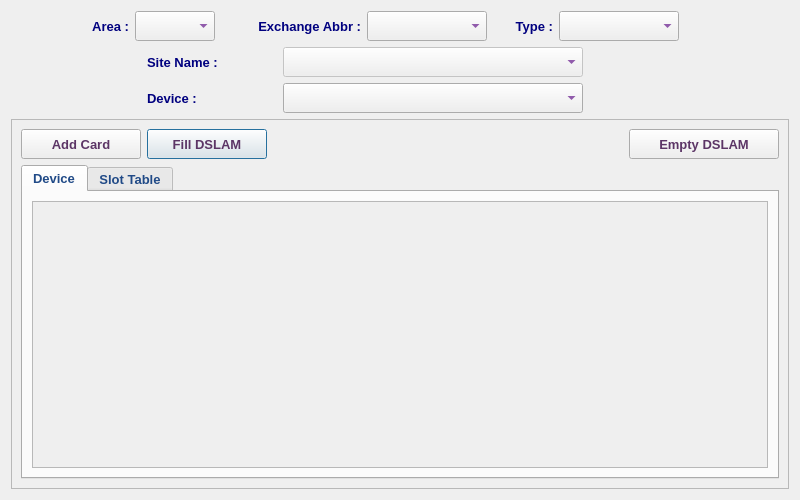
<?xml version="1.0" encoding="UTF-8"?>
<ui version="4.0">
 <class>CardInstallDialog</class>
 <widget class="QDialog" name="CardInstallDialog">
  <property name="geometry">
   <rect>
    <x>0</x>
    <y>0</y>
    <width>800</width>
    <height>500</height>
   </rect>
  </property>
  <property name="minimumSize">
   <size>
    <width>800</width>
    <height>500</height>
   </size>
  </property>
  <property name="font">
   <font>
    <family>Tahoma</family>
    <pointsize>10</pointsize>
   </font>
  </property>
  <property name="windowTitle">
   <string>Device Card Installation</string>
  </property>
  <property name="windowIcon">
   <iconset resource="../../../../image.qrc">
    <normaloff>:/Image/card.png</normaloff>:/Image/card.png</iconset>
  </property>
  <layout class="QVBoxLayout" name="verticalLayout_4">
   <item>
    <layout class="QHBoxLayout" name="horizontalLayout_11">
     <item>
      <layout class="QVBoxLayout" name="verticalLayout">
       <item>
        <layout class="QHBoxLayout" name="horizontalLayout_4">
         <item>
          <layout class="QHBoxLayout" name="horizontalLayout">
           <item>
            <spacer name="horizontalSpacer">
             <property name="orientation">
              <enum>Qt::Horizontal</enum>
             </property>
             <property name="sizeHint" stdset="0">
              <size>
               <width>40</width>
               <height>20</height>
              </size>
             </property>
            </spacer>
           </item>
           <item>
            <widget class="QLabel" name="label">
             <property name="sizePolicy">
              <sizepolicy hsizetype="Preferred" vsizetype="Preferred">
               <horstretch>0</horstretch>
               <verstretch>0</verstretch>
              </sizepolicy>
             </property>
             <property name="minimumSize">
              <size>
               <width>40</width>
               <height>30</height>
              </size>
             </property>
             <property name="maximumSize">
              <size>
               <width>100</width>
               <height>30</height>
              </size>
             </property>
             <property name="font">
              <font>
               <family>Tahoma</family>
               <pointsize>10</pointsize>
               <weight>75</weight>
               <bold>true</bold>
              </font>
             </property>
             <property name="styleSheet">
              <string notr="true">color: rgb(0, 0, 127);</string>
             </property>
             <property name="text">
              <string>Area :</string>
             </property>
             <property name="alignment">
              <set>Qt::AlignRight|Qt::AlignTrailing|Qt::AlignVCenter</set>
             </property>
            </widget>
           </item>
           <item>
            <widget class="QComboBox" name="areaCB">
             <property name="sizePolicy">
              <sizepolicy hsizetype="Preferred" vsizetype="Preferred">
               <horstretch>0</horstretch>
               <verstretch>0</verstretch>
              </sizepolicy>
             </property>
             <property name="minimumSize">
              <size>
               <width>80</width>
               <height>30</height>
              </size>
             </property>
             <property name="maximumSize">
              <size>
               <width>80</width>
               <height>30</height>
              </size>
             </property>
             <property name="font">
              <font>
               <family>Tahoma</family>
               <pointsize>10</pointsize>
               <weight>75</weight>
               <bold>true</bold>
              </font>
             </property>
             <property name="styleSheet">
              <string notr="true">color: rgb(85, 0, 127);</string>
             </property>
            </widget>
           </item>
          </layout>
         </item>
         <item>
          <layout class="QHBoxLayout" name="horizontalLayout_2">
           <item>
            <widget class="QLabel" name="label_2">
             <property name="sizePolicy">
              <sizepolicy hsizetype="Preferred" vsizetype="Preferred">
               <horstretch>0</horstretch>
               <verstretch>0</verstretch>
              </sizepolicy>
             </property>
             <property name="minimumSize">
              <size>
               <width>140</width>
               <height>30</height>
              </size>
             </property>
             <property name="maximumSize">
              <size>
               <width>180</width>
               <height>30</height>
              </size>
             </property>
             <property name="font">
              <font>
               <family>Tahoma</family>
               <pointsize>10</pointsize>
               <weight>75</weight>
               <bold>true</bold>
              </font>
             </property>
             <property name="styleSheet">
              <string notr="true">color: rgb(0, 0, 127);</string>
             </property>
             <property name="text">
              <string>Exchange Abbr :</string>
             </property>
             <property name="alignment">
              <set>Qt::AlignRight|Qt::AlignTrailing|Qt::AlignVCenter</set>
             </property>
            </widget>
           </item>
           <item>
            <widget class="QComboBox" name="abbrCB">
             <property name="sizePolicy">
              <sizepolicy hsizetype="Preferred" vsizetype="Preferred">
               <horstretch>0</horstretch>
               <verstretch>0</verstretch>
              </sizepolicy>
             </property>
             <property name="minimumSize">
              <size>
               <width>120</width>
               <height>30</height>
              </size>
             </property>
             <property name="maximumSize">
              <size>
               <width>120</width>
               <height>30</height>
              </size>
             </property>
             <property name="font">
              <font>
               <family>Tahoma</family>
               <pointsize>10</pointsize>
               <weight>75</weight>
               <bold>true</bold>
              </font>
             </property>
             <property name="styleSheet">
              <string notr="true">color: rgb(85, 0, 127);</string>
             </property>
            </widget>
           </item>
          </layout>
         </item>
         <item>
          <layout class="QHBoxLayout" name="horizontalLayout_3">
           <item>
            <widget class="QLabel" name="label_3">
             <property name="sizePolicy">
              <sizepolicy hsizetype="Preferred" vsizetype="Preferred">
               <horstretch>0</horstretch>
               <verstretch>0</verstretch>
              </sizepolicy>
             </property>
             <property name="minimumSize">
              <size>
               <width>60</width>
               <height>30</height>
              </size>
             </property>
             <property name="maximumSize">
              <size>
               <width>100</width>
               <height>30</height>
              </size>
             </property>
             <property name="font">
              <font>
               <family>Tahoma</family>
               <pointsize>10</pointsize>
               <weight>75</weight>
               <bold>true</bold>
              </font>
             </property>
             <property name="styleSheet">
              <string notr="true">color: rgb(0, 0, 127);</string>
             </property>
             <property name="text">
              <string>Type :</string>
             </property>
             <property name="alignment">
              <set>Qt::AlignRight|Qt::AlignTrailing|Qt::AlignVCenter</set>
             </property>
            </widget>
           </item>
           <item>
            <widget class="QComboBox" name="typeCB">
             <property name="sizePolicy">
              <sizepolicy hsizetype="Preferred" vsizetype="Preferred">
               <horstretch>0</horstretch>
               <verstretch>0</verstretch>
              </sizepolicy>
             </property>
             <property name="minimumSize">
              <size>
               <width>120</width>
               <height>30</height>
              </size>
             </property>
             <property name="maximumSize">
              <size>
               <width>120</width>
               <height>30</height>
              </size>
             </property>
             <property name="font">
              <font>
               <family>Tahoma</family>
               <pointsize>10</pointsize>
               <weight>75</weight>
               <bold>true</bold>
              </font>
             </property>
             <property name="styleSheet">
              <string notr="true">color: rgb(85, 0, 127);</string>
             </property>
            </widget>
           </item>
           <item>
            <spacer name="horizontalSpacer_2">
             <property name="font">
              <font>
               <family>Tahoma</family>
               <pointsize>10</pointsize>
              </font>
             </property>
             <property name="orientation">
              <enum>Qt::Horizontal</enum>
             </property>
             <property name="sizeHint" stdset="0">
              <size>
               <width>40</width>
               <height>20</height>
              </size>
             </property>
            </spacer>
           </item>
          </layout>
         </item>
        </layout>
       </item>
       <item>
        <widget class="QFrame" name="siteFrame">
         <property name="enabled">
          <bool>false</bool>
         </property>
         <property name="font">
          <font>
           <family>Tahoma</family>
           <pointsize>10</pointsize>
          </font>
         </property>
         <property name="frameShape">
          <enum>QFrame::NoFrame</enum>
         </property>
         <property name="frameShadow">
          <enum>QFrame::Plain</enum>
         </property>
         <property name="lineWidth">
          <number>0</number>
         </property>
         <layout class="QHBoxLayout" name="horizontalLayout_6">
          <property name="spacing">
           <number>6</number>
          </property>
          <property name="leftMargin">
           <number>0</number>
          </property>
          <property name="topMargin">
           <number>0</number>
          </property>
          <property name="rightMargin">
           <number>0</number>
          </property>
          <property name="bottomMargin">
           <number>0</number>
          </property>
          <item>
           <layout class="QHBoxLayout" name="horizontalLayout_5">
            <item>
             <spacer name="horizontalSpacer_3">
              <property name="orientation">
               <enum>Qt::Horizontal</enum>
              </property>
              <property name="sizeHint" stdset="0">
               <size>
                <width>40</width>
                <height>20</height>
               </size>
              </property>
             </spacer>
            </item>
            <item>
             <widget class="QLabel" name="label_4">
              <property name="sizePolicy">
               <sizepolicy hsizetype="Preferred" vsizetype="Preferred">
                <horstretch>0</horstretch>
                <verstretch>0</verstretch>
               </sizepolicy>
              </property>
              <property name="minimumSize">
               <size>
                <width>130</width>
                <height>30</height>
               </size>
              </property>
              <property name="maximumSize">
               <size>
                <width>130</width>
                <height>30</height>
               </size>
              </property>
              <property name="font">
               <font>
                <family>Tahoma</family>
                <pointsize>10</pointsize>
                <weight>75</weight>
                <bold>true</bold>
               </font>
              </property>
              <property name="styleSheet">
               <string notr="true">color: rgb(0, 0, 127);</string>
              </property>
              <property name="text">
               <string>Site Name :</string>
              </property>
              <property name="alignment">
               <set>Qt::AlignLeading|Qt::AlignLeft|Qt::AlignVCenter</set>
              </property>
             </widget>
            </item>
            <item>
             <widget class="QComboBox" name="siteCB">
              <property name="sizePolicy">
               <sizepolicy hsizetype="Preferred" vsizetype="Preferred">
                <horstretch>0</horstretch>
                <verstretch>0</verstretch>
               </sizepolicy>
              </property>
              <property name="minimumSize">
               <size>
                <width>300</width>
                <height>30</height>
               </size>
              </property>
              <property name="maximumSize">
               <size>
                <width>300</width>
                <height>30</height>
               </size>
              </property>
              <property name="font">
               <font>
                <family>Tahoma</family>
                <pointsize>10</pointsize>
                <weight>75</weight>
                <bold>true</bold>
               </font>
              </property>
              <property name="styleSheet">
               <string notr="true">color: rgb(85, 0, 127);</string>
              </property>
             </widget>
            </item>
            <item>
             <spacer name="horizontalSpacer_4">
              <property name="font">
               <font>
                <family>Tahoma</family>
                <pointsize>10</pointsize>
               </font>
              </property>
              <property name="orientation">
               <enum>Qt::Horizontal</enum>
              </property>
              <property name="sizeHint" stdset="0">
               <size>
                <width>40</width>
                <height>20</height>
               </size>
              </property>
             </spacer>
            </item>
           </layout>
          </item>
         </layout>
        </widget>
       </item>
       <item>
        <layout class="QHBoxLayout" name="horizontalLayout_10">
         <item>
          <layout class="QHBoxLayout" name="horizontalLayout_8">
           <item>
            <layout class="QHBoxLayout" name="horizontalLayout_7">
             <item>
              <spacer name="horizontalSpacer_5">
               <property name="orientation">
                <enum>Qt::Horizontal</enum>
               </property>
               <property name="sizeHint" stdset="0">
                <size>
                 <width>40</width>
                 <height>20</height>
                </size>
               </property>
              </spacer>
             </item>
             <item>
              <widget class="QLabel" name="label_5">
               <property name="sizePolicy">
                <sizepolicy hsizetype="Preferred" vsizetype="Preferred">
                 <horstretch>0</horstretch>
                 <verstretch>0</verstretch>
                </sizepolicy>
               </property>
               <property name="minimumSize">
                <size>
                 <width>130</width>
                 <height>30</height>
                </size>
               </property>
               <property name="maximumSize">
                <size>
                 <width>130</width>
                 <height>30</height>
                </size>
               </property>
               <property name="font">
                <font>
                 <family>Tahoma</family>
                 <pointsize>10</pointsize>
                 <weight>75</weight>
                 <bold>true</bold>
                </font>
               </property>
               <property name="styleSheet">
                <string notr="true">color: rgb(0, 0, 127);</string>
               </property>
               <property name="text">
                <string>Device :</string>
               </property>
               <property name="alignment">
                <set>Qt::AlignLeading|Qt::AlignLeft|Qt::AlignVCenter</set>
               </property>
              </widget>
             </item>
             <item>
              <widget class="QComboBox" name="devexCB">
               <property name="sizePolicy">
                <sizepolicy hsizetype="Preferred" vsizetype="Preferred">
                 <horstretch>0</horstretch>
                 <verstretch>0</verstretch>
                </sizepolicy>
               </property>
               <property name="minimumSize">
                <size>
                 <width>300</width>
                 <height>30</height>
                </size>
               </property>
               <property name="maximumSize">
                <size>
                 <width>300</width>
                 <height>30</height>
                </size>
               </property>
               <property name="font">
                <font>
                 <family>Tahoma</family>
                 <pointsize>10</pointsize>
                 <weight>75</weight>
                 <bold>true</bold>
                </font>
               </property>
               <property name="styleSheet">
                <string notr="true">color: rgb(85, 0, 127);</string>
               </property>
              </widget>
             </item>
             <item>
              <spacer name="horizontalSpacer_6">
               <property name="font">
                <font>
                 <family>Tahoma</family>
                 <pointsize>10</pointsize>
                </font>
               </property>
               <property name="orientation">
                <enum>Qt::Horizontal</enum>
               </property>
               <property name="sizeHint" stdset="0">
                <size>
                 <width>40</width>
                 <height>20</height>
                </size>
               </property>
              </spacer>
             </item>
            </layout>
           </item>
          </layout>
         </item>
        </layout>
       </item>
      </layout>
     </item>
     <item>
      <widget class="QLabel" name="pix">
       <property name="minimumSize">
        <size>
         <width>64</width>
         <height>64</height>
        </size>
       </property>
       <property name="maximumSize">
        <size>
         <width>64</width>
         <height>64</height>
        </size>
       </property>
       <property name="font">
        <font>
         <family>Tahoma</family>
         <pointsize>10</pointsize>
        </font>
       </property>
       <property name="text">
        <string/>
       </property>
       <property name="pixmap">
        <pixmap resource="../../../../image.qrc">:/Image/card.png</pixmap>
       </property>
      </widget>
     </item>
    </layout>
   </item>
   <item>
    <widget class="QFrame" name="slotFrame">
     <property name="font">
      <font>
       <family>Tahoma</family>
       <pointsize>10</pointsize>
      </font>
     </property>
     <property name="frameShape">
      <enum>QFrame::StyledPanel</enum>
     </property>
     <property name="frameShadow">
      <enum>QFrame::Raised</enum>
     </property>
     <layout class="QVBoxLayout" name="verticalLayout_2">
      <item>
       <layout class="QHBoxLayout" name="horizontalLayout_12">
        <item>
         <widget class="QPushButton" name="addCardBtn">
          <property name="sizePolicy">
           <sizepolicy hsizetype="Preferred" vsizetype="Fixed">
            <horstretch>0</horstretch>
            <verstretch>0</verstretch>
           </sizepolicy>
          </property>
          <property name="minimumSize">
           <size>
            <width>120</width>
            <height>30</height>
           </size>
          </property>
          <property name="maximumSize">
           <size>
            <width>200</width>
            <height>30</height>
           </size>
          </property>
          <property name="font">
           <font>
            <family>Tahoma</family>
            <pointsize>10</pointsize>
            <weight>75</weight>
            <bold>true</bold>
           </font>
          </property>
          <property name="toolTip">
           <string>Add Sub-Slot</string>
          </property>
          <property name="styleSheet">
           <string notr="true">color: rgb(92, 53, 102);</string>
          </property>
          <property name="text">
           <string>Add Card</string>
          </property>
          <property name="icon">
           <iconset resource="../../../../image.qrc">
            <normaloff>:/Image/add.png</normaloff>:/Image/add.png</iconset>
          </property>
          <property name="iconSize">
           <size>
            <width>20</width>
            <height>20</height>
           </size>
          </property>
          <property name="autoDefault">
           <bool>false</bool>
          </property>
         </widget>
        </item>
        <item>
         <layout class="QHBoxLayout" name="horizontalLayout_9">
          <item>
           <widget class="QPushButton" name="fillDslamBtn">
            <property name="sizePolicy">
             <sizepolicy hsizetype="Preferred" vsizetype="Fixed">
              <horstretch>0</horstretch>
              <verstretch>0</verstretch>
             </sizepolicy>
            </property>
            <property name="minimumSize">
             <size>
              <width>120</width>
              <height>30</height>
             </size>
            </property>
            <property name="maximumSize">
             <size>
              <width>200</width>
              <height>30</height>
             </size>
            </property>
            <property name="font">
             <font>
              <family>Tahoma</family>
              <pointsize>10</pointsize>
              <weight>75</weight>
              <bold>true</bold>
             </font>
            </property>
            <property name="toolTip">
             <string>Fill</string>
            </property>
            <property name="styleSheet">
             <string notr="true">color: rgb(92, 53, 102);</string>
            </property>
            <property name="text">
             <string>Fill DSLAM</string>
            </property>
            <property name="icon">
             <iconset resource="../../../../image.qrc">
              <normaloff>:/Image/card.png</normaloff>:/Image/card.png</iconset>
            </property>
            <property name="iconSize">
             <size>
              <width>20</width>
              <height>20</height>
             </size>
            </property>
           </widget>
          </item>
          <item>
           <spacer name="horizontalSpacer_7">
            <property name="font">
             <font>
              <family>Tahoma</family>
              <pointsize>10</pointsize>
             </font>
            </property>
            <property name="orientation">
             <enum>Qt::Horizontal</enum>
            </property>
            <property name="sizeHint" stdset="0">
             <size>
              <width>40</width>
              <height>20</height>
             </size>
            </property>
           </spacer>
          </item>
          <item>
           <widget class="QPushButton" name="emptyDslamBtn">
            <property name="sizePolicy">
             <sizepolicy hsizetype="Preferred" vsizetype="Fixed">
              <horstretch>0</horstretch>
              <verstretch>0</verstretch>
             </sizepolicy>
            </property>
            <property name="minimumSize">
             <size>
              <width>150</width>
              <height>30</height>
             </size>
            </property>
            <property name="maximumSize">
             <size>
              <width>200</width>
              <height>30</height>
             </size>
            </property>
            <property name="font">
             <font>
              <family>Tahoma</family>
              <pointsize>10</pointsize>
              <weight>75</weight>
              <bold>true</bold>
             </font>
            </property>
            <property name="toolTip">
             <string>Empty Shelf</string>
            </property>
            <property name="styleSheet">
             <string notr="true">color: rgb(92, 53, 102);</string>
            </property>
            <property name="text">
             <string>Empty DSLAM</string>
            </property>
            <property name="icon">
             <iconset resource="../../../../image.qrc">
              <normaloff>:/Image/remove.png</normaloff>:/Image/remove.png</iconset>
            </property>
            <property name="iconSize">
             <size>
              <width>20</width>
              <height>20</height>
             </size>
            </property>
           </widget>
          </item>
         </layout>
        </item>
       </layout>
      </item>
      <item>
       <widget class="QTabWidget" name="tabWidget">
        <property name="font">
         <font>
          <family>Tahoma</family>
          <pointsize>10</pointsize>
          <weight>75</weight>
          <bold>true</bold>
         </font>
        </property>
        <property name="styleSheet">
         <string notr="true">color: rgb(32, 74, 135);</string>
        </property>
        <property name="currentIndex">
         <number>0</number>
        </property>
        <widget class="QWidget" name="deviceTab">
         <attribute name="title">
          <string>Device</string>
         </attribute>
         <layout class="QVBoxLayout" name="verticalLayout_5">
          <item>
           <widget class="QScrollArea" name="scrollArea">
            <property name="font">
             <font>
              <family>Tahoma</family>
              <pointsize>10</pointsize>
             </font>
            </property>
            <property name="widgetResizable">
             <bool>true</bool>
            </property>
            <widget class="QWidget" name="scrollAreaWidgetContents">
             <property name="geometry">
              <rect>
               <x>0</x>
               <y>0</y>
               <width>738</width>
               <height>248</height>
              </rect>
             </property>
             <layout class="QVBoxLayout" name="verticalLayout_6">
              <item>
               <widget class="QWidget" name="parentWidget" native="true">
                <property name="font">
                 <font>
                  <family>Tahoma</family>
                  <pointsize>11</pointsize>
                 </font>
                </property>
                <property name="styleSheet">
                 <string notr="true">color: rgb(0, 0, 0);</string>
                </property>
               </widget>
              </item>
             </layout>
            </widget>
           </widget>
          </item>
         </layout>
        </widget>
        <widget class="QWidget" name="tableTab">
         <attribute name="title">
          <string>Slot Table</string>
         </attribute>
         <layout class="QVBoxLayout" name="verticalLayout_3">
          <item>
           <widget class="QTableView" name="slotsTV">
            <property name="font">
             <font>
              <family>Tahoma</family>
              <pointsize>11</pointsize>
              <weight>50</weight>
              <bold>false</bold>
             </font>
            </property>
            <property name="styleSheet">
             <string notr="true">color: rgb(0, 0, 0);</string>
            </property>
            <property name="alternatingRowColors">
             <bool>true</bool>
            </property>
            <property name="selectionMode">
             <enum>QAbstractItemView::SingleSelection</enum>
            </property>
            <property name="selectionBehavior">
             <enum>QAbstractItemView::SelectRows</enum>
            </property>
           </widget>
          </item>
         </layout>
        </widget>
       </widget>
      </item>
     </layout>
    </widget>
   </item>
  </layout>
  <action name="actionRemove_Card">
   <property name="icon">
    <iconset resource="../../../../image.qrc">
     <normaloff>:/Image/remove.png</normaloff>:/Image/remove.png</iconset>
   </property>
   <property name="text">
    <string>Remove Card</string>
   </property>
   <property name="toolTip">
    <string>Remove Card</string>
   </property>
  </action>
  <action name="actionEdit_Purchase">
   <property name="icon">
    <iconset resource="../../../../image.qrc">
     <normaloff>:/Image/purchase.png</normaloff>:/Image/purchase.png</iconset>
   </property>
   <property name="text">
    <string>Edit Purchase</string>
   </property>
   <property name="toolTip">
    <string>Edit Purchase</string>
   </property>
  </action>
  <action name="actionEdit_Description">
   <property name="icon">
    <iconset resource="../../../../image.qrc">
     <normaloff>:/Image/list.png</normaloff>:/Image/list.png</iconset>
   </property>
   <property name="text">
    <string>Edit Description</string>
   </property>
   <property name="toolTip">
    <string>Edit Description</string>
   </property>
  </action>
  <action name="actionchange_Card_Type">
   <property name="icon">
    <iconset resource="../../../../image.qrc">
     <normaloff>:/Image/card.png</normaloff>:/Image/card.png</iconset>
   </property>
   <property name="text">
    <string>change DSLAM Card Type</string>
   </property>
   <property name="toolTip">
    <string>change Card Type</string>
   </property>
  </action>
 </widget>
 <tabstops>
  <tabstop>areaCB</tabstop>
  <tabstop>abbrCB</tabstop>
  <tabstop>typeCB</tabstop>
  <tabstop>siteCB</tabstop>
  <tabstop>devexCB</tabstop>
 </tabstops>
 <resources>
  <include location="../../../../image.qrc"/>
 </resources>
 <connections/>
</ui>
